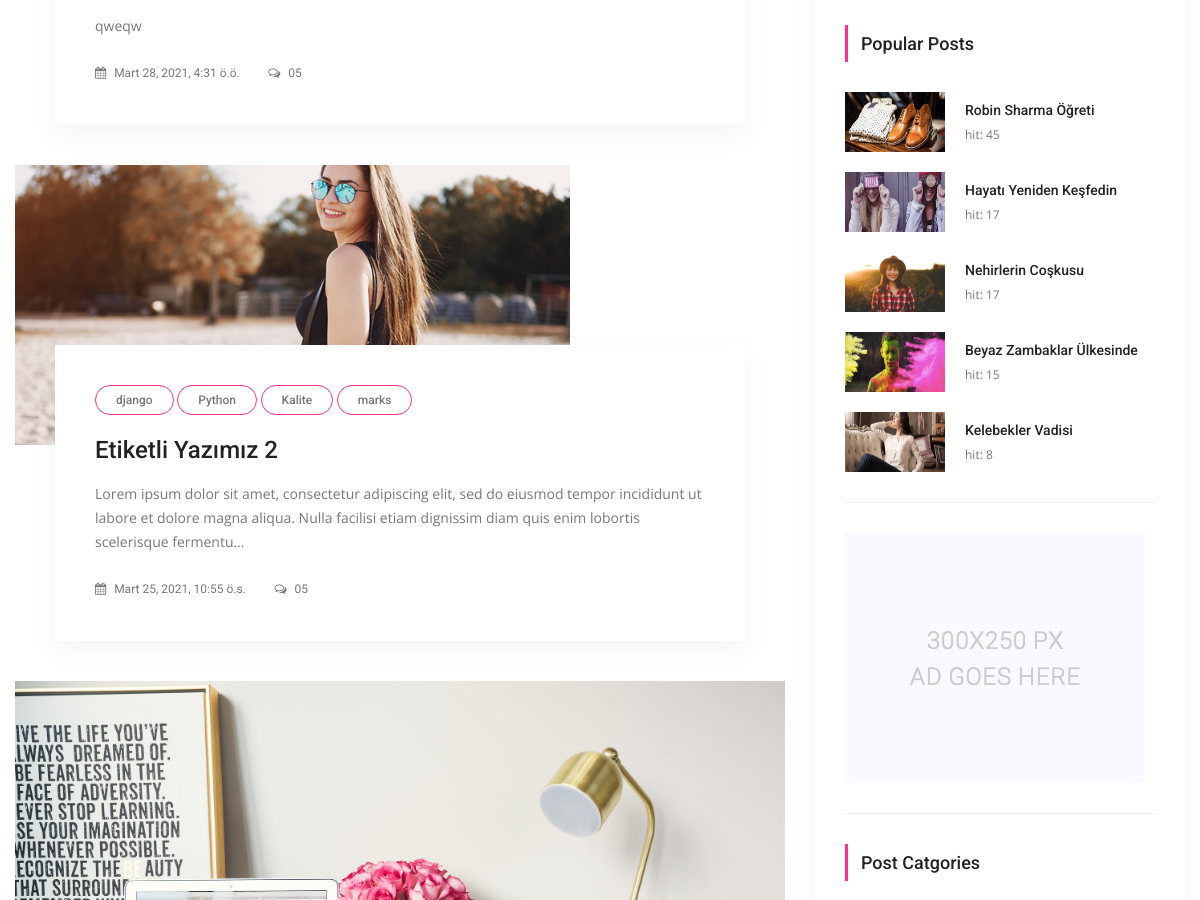
The page /search/ (middle part) on the database as committed earlier.
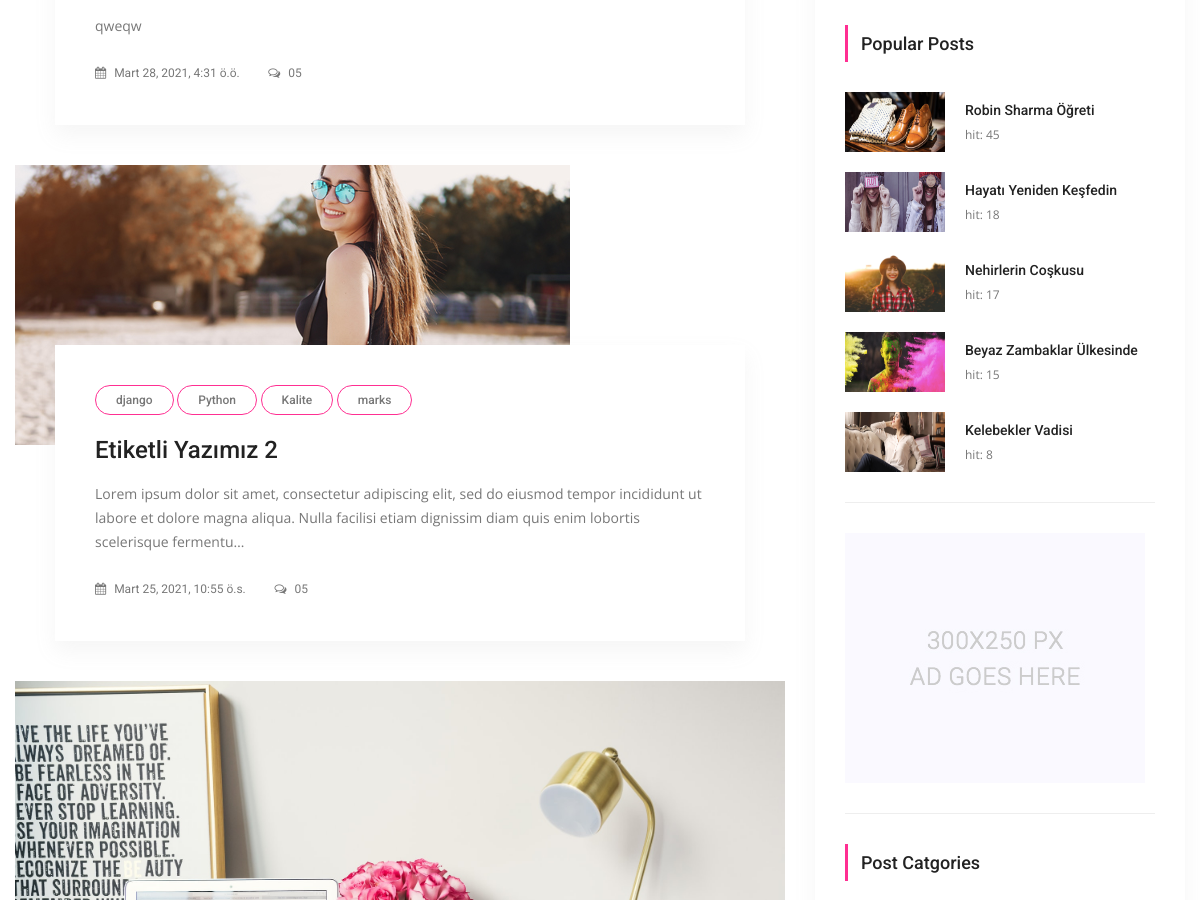
The same page on the database as committed later.
### posts/models.py (models this page shows, shortened)
class Post(models.Model):
    title = models.CharField(max_length=150)
    content = models.TextField()
    publishing_date = models.DateTimeField(auto_now_add=True)
    image = models.ImageField(null=True,blank=True, upload_to='resimler/',default="resimler/sean-o-KMn4VEeEPR8-unsplash.jpg")
    user = models.ForeignKey(settings.AUTH_USER_MODEL, on_delete=models.CASCADE, default=1)#ForeignKey -> 1'e çok yani, 1 kullanıcı bir sürü yazı ekleyebilir ilişkisi
    slug = models.SlugField(default="slug", editable=False)
    category = models.ForeignKey(Category,on_delete=models.CASCADE, default=1, related_name="posts")#1 Category'nin ->BİR SÜRÜ POSTU OLABİLİR , category -> one, Post Many
    tag = models.ManyToManyField(Tag,related_name="posts", blank=True)
    slider_post = models.BooleanField(default=False)
    hit=models.PositiveIntegerField(default=0)
    class Meta:
        ordering = ['-id']

### posts/views.py (the view)
# urls.py: path('search/',SearchView.as_view(), name='search'),
class SearchView(ListView):
    model = Post
    template_name = 'posts/search.html'
    paginate_by = 5
    context_object_name='posts'
    def get_queryset(self):
        query = self.request.GET.get('q')
        if query:
            return Post.objects.filter(
                Q(title__icontains=query) |
                Q(content__icontains=query) |
                Q(tag__title__icontains=query)
                    ).order_by('-id').distinct()
        return Post.objects.all().order_by('-id')

### posts/models.py (called while the page is built)
    def post_count(self):
        return self.posts.all().count() #posts -> related_name="posts" dan geliyor..

    def __str__(self):
        return self.title

### posts/templatetags/custom_tags.py (called while the page is built)
@register.simple_tag(name="categories")
def all_categories():
    return Category.objects.all()

@register.simple_tag(name="tags")
def all_tags():
    return Tag.objects.all()

@register.simple_tag(name="hit_posts")
def hit_posts():
    return Post.objects.order_by('-hit')[:5] # 5 tane post gösterir.

### templates/posts/search.html (shortened to what this page needs)
{% extends 'base.html' %}
{% load static %}
    {% block content %}
        <section class="blog_area p_120">
            <div class="container">
                <div class="row">
                    <div class="col-lg-8">
                        <div class="blog_left_sidebar">
                        {% for post in posts %}
                            <article class="blog_style1">
                            	<div class="blog_img">
                            		<img class="img-fluid" src="{{ post.image.url }}" alt="">
                            	</div>
                            	<div class="blog_text">
									<div class="blog_text_inner">
                                        {% for tag in post.tag.all %}
										<a class="cat" href="{% url 'tag_detail' tag.slug %}">{{ tag.title }}</a>
                                        {% endfor %}
										<a href="{% url 'detail' pk=post.id slug=post.slug %}"><h4>{{ post.title }}</h4></a>
										<p>{{ post.content | safe | truncatechars_html:200 }}</p>
										<div class="date">
											<a href="#"><i class="fa fa-calendar" aria-hidden="true"></i> {{ post.publishing_date }}</a>
											<a href="#"><i class="fa fa-comments-o" aria-hidden="true"></i> 05</a>
										</div>
									</div>
                            	</div>
                            </article>
                        {% endfor %}
                       </div>
                    </div>
                    {% include 'right_side.html' %}
                </div>
            </div>
        </section>
   {% endblock %}

### templates/right_side.html (shortened to what this page needs)
{% load static %}
{% load custom_tags %}
  <div class="col-lg-4">
            <div class="blog_right_sidebar">
                <aside class="single_sidebar_widget popular_post_widget">
                    <h3 class="widget_title">Popular Posts</h3>
                    {% hit_posts as posts %}
                    {% for post in posts %}
                        <div class="media post_item">
                        <img src="{{ post.image.url }}" alt="post" style="width:100px;height:60px;">
                        <div class="media-body">
                            <a href="{% url 'detail'  post.id post.slug %}"><h3>{{ post.title }}</h3></a>
                            <p>hit: {{ post.hit }}</p>
                        </div>
                    </div>
                    {% endfor %}
                    <div class="br"></div>
                </aside>
                <aside class="single_sidebar_widget">
                    <a href="#"><img class="img-fluid" src="{% static "img/blog/add.jpg" %}" alt=""></a>
                    <div class="br"></div>
                </aside>
                <aside class="single_sidebar_widget post_category_widget">
                    <h4 class="widget_title">Post Catgories</h4>
                </aside>
            </div>
        </div>

Rows that differ between the two databases and show on the page:
changed Post "Hayatı Yeniden Keşfedin": hit "17" → "18"
